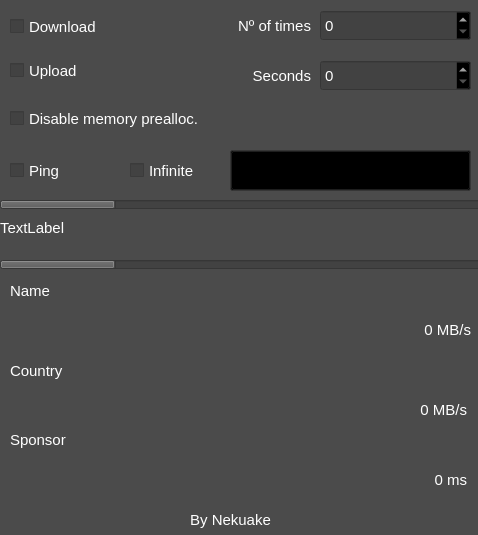
<?xml version="1.0" encoding="UTF-8"?>
<ui version="4.0">
 <class>MainWindow</class>
 <widget class="QMainWindow" name="MainWindow">
  <property name="geometry">
   <rect>
    <x>0</x>
    <y>0</y>
    <width>478</width>
    <height>535</height>
   </rect>
  </property>
  <property name="sizeIncrement">
   <size>
    <width>2</width>
    <height>2</height>
   </size>
  </property>
  <property name="baseSize">
   <size>
    <width>1</width>
    <height>1</height>
   </size>
  </property>
  <property name="palette">
   <palette>
    <active>
     <colorrole role="WindowText">
      <brush brushstyle="SolidPattern">
       <color alpha="255">
        <red>255</red>
        <green>255</green>
        <blue>255</blue>
       </color>
      </brush>
     </colorrole>
     <colorrole role="Button">
      <brush brushstyle="SolidPattern">
       <color alpha="255">
        <red>0</red>
        <green>0</green>
        <blue>0</blue>
       </color>
      </brush>
     </colorrole>
     <colorrole role="Light">
      <brush brushstyle="SolidPattern">
       <color alpha="255">
        <red>0</red>
        <green>0</green>
        <blue>0</blue>
       </color>
      </brush>
     </colorrole>
     <colorrole role="Midlight">
      <brush brushstyle="SolidPattern">
       <color alpha="255">
        <red>0</red>
        <green>0</green>
        <blue>0</blue>
       </color>
      </brush>
     </colorrole>
     <colorrole role="Dark">
      <brush brushstyle="SolidPattern">
       <color alpha="255">
        <red>0</red>
        <green>0</green>
        <blue>0</blue>
       </color>
      </brush>
     </colorrole>
     <colorrole role="Mid">
      <brush brushstyle="SolidPattern">
       <color alpha="255">
        <red>0</red>
        <green>0</green>
        <blue>0</blue>
       </color>
      </brush>
     </colorrole>
     <colorrole role="Text">
      <brush brushstyle="SolidPattern">
       <color alpha="255">
        <red>255</red>
        <green>255</green>
        <blue>255</blue>
       </color>
      </brush>
     </colorrole>
     <colorrole role="BrightText">
      <brush brushstyle="SolidPattern">
       <color alpha="255">
        <red>255</red>
        <green>255</green>
        <blue>255</blue>
       </color>
      </brush>
     </colorrole>
     <colorrole role="ButtonText">
      <brush brushstyle="SolidPattern">
       <color alpha="255">
        <red>0</red>
        <green>0</green>
        <blue>0</blue>
       </color>
      </brush>
     </colorrole>
     <colorrole role="Base">
      <brush brushstyle="SolidPattern">
       <color alpha="255">
        <red>66</red>
        <green>66</green>
        <blue>66</blue>
       </color>
      </brush>
     </colorrole>
     <colorrole role="Window">
      <brush brushstyle="SolidPattern">
       <color alpha="255">
        <red>75</red>
        <green>75</green>
        <blue>75</blue>
       </color>
      </brush>
     </colorrole>
     <colorrole role="Shadow">
      <brush brushstyle="SolidPattern">
       <color alpha="255">
        <red>0</red>
        <green>0</green>
        <blue>0</blue>
       </color>
      </brush>
     </colorrole>
     <colorrole role="Highlight">
      <brush brushstyle="SolidPattern">
       <color alpha="255">
        <red>97</red>
        <green>97</green>
        <blue>97</blue>
       </color>
      </brush>
     </colorrole>
     <colorrole role="AlternateBase">
      <brush brushstyle="SolidPattern">
       <color alpha="255">
        <red>0</red>
        <green>0</green>
        <blue>0</blue>
       </color>
      </brush>
     </colorrole>
     <colorrole role="ToolTipBase">
      <brush brushstyle="SolidPattern">
       <color alpha="255">
        <red>255</red>
        <green>255</green>
        <blue>220</blue>
       </color>
      </brush>
     </colorrole>
     <colorrole role="ToolTipText">
      <brush brushstyle="SolidPattern">
       <color alpha="255">
        <red>0</red>
        <green>0</green>
        <blue>0</blue>
       </color>
      </brush>
     </colorrole>
    </active>
    <inactive>
     <colorrole role="WindowText">
      <brush brushstyle="SolidPattern">
       <color alpha="255">
        <red>255</red>
        <green>255</green>
        <blue>255</blue>
       </color>
      </brush>
     </colorrole>
     <colorrole role="Button">
      <brush brushstyle="SolidPattern">
       <color alpha="255">
        <red>0</red>
        <green>0</green>
        <blue>0</blue>
       </color>
      </brush>
     </colorrole>
     <colorrole role="Light">
      <brush brushstyle="SolidPattern">
       <color alpha="255">
        <red>0</red>
        <green>0</green>
        <blue>0</blue>
       </color>
      </brush>
     </colorrole>
     <colorrole role="Midlight">
      <brush brushstyle="SolidPattern">
       <color alpha="255">
        <red>0</red>
        <green>0</green>
        <blue>0</blue>
       </color>
      </brush>
     </colorrole>
     <colorrole role="Dark">
      <brush brushstyle="SolidPattern">
       <color alpha="255">
        <red>0</red>
        <green>0</green>
        <blue>0</blue>
       </color>
      </brush>
     </colorrole>
     <colorrole role="Mid">
      <brush brushstyle="SolidPattern">
       <color alpha="255">
        <red>0</red>
        <green>0</green>
        <blue>0</blue>
       </color>
      </brush>
     </colorrole>
     <colorrole role="Text">
      <brush brushstyle="SolidPattern">
       <color alpha="255">
        <red>255</red>
        <green>255</green>
        <blue>255</blue>
       </color>
      </brush>
     </colorrole>
     <colorrole role="BrightText">
      <brush brushstyle="SolidPattern">
       <color alpha="255">
        <red>255</red>
        <green>255</green>
        <blue>255</blue>
       </color>
      </brush>
     </colorrole>
     <colorrole role="ButtonText">
      <brush brushstyle="SolidPattern">
       <color alpha="255">
        <red>0</red>
        <green>0</green>
        <blue>0</blue>
       </color>
      </brush>
     </colorrole>
     <colorrole role="Base">
      <brush brushstyle="SolidPattern">
       <color alpha="255">
        <red>66</red>
        <green>66</green>
        <blue>66</blue>
       </color>
      </brush>
     </colorrole>
     <colorrole role="Window">
      <brush brushstyle="SolidPattern">
       <color alpha="255">
        <red>75</red>
        <green>75</green>
        <blue>75</blue>
       </color>
      </brush>
     </colorrole>
     <colorrole role="Shadow">
      <brush brushstyle="SolidPattern">
       <color alpha="255">
        <red>0</red>
        <green>0</green>
        <blue>0</blue>
       </color>
      </brush>
     </colorrole>
     <colorrole role="Highlight">
      <brush brushstyle="SolidPattern">
       <color alpha="255">
        <red>97</red>
        <green>97</green>
        <blue>97</blue>
       </color>
      </brush>
     </colorrole>
     <colorrole role="AlternateBase">
      <brush brushstyle="SolidPattern">
       <color alpha="255">
        <red>0</red>
        <green>0</green>
        <blue>0</blue>
       </color>
      </brush>
     </colorrole>
     <colorrole role="ToolTipBase">
      <brush brushstyle="SolidPattern">
       <color alpha="255">
        <red>255</red>
        <green>255</green>
        <blue>220</blue>
       </color>
      </brush>
     </colorrole>
     <colorrole role="ToolTipText">
      <brush brushstyle="SolidPattern">
       <color alpha="255">
        <red>0</red>
        <green>0</green>
        <blue>0</blue>
       </color>
      </brush>
     </colorrole>
    </inactive>
    <disabled>
     <colorrole role="WindowText">
      <brush brushstyle="SolidPattern">
       <color alpha="255">
        <red>0</red>
        <green>0</green>
        <blue>0</blue>
       </color>
      </brush>
     </colorrole>
     <colorrole role="Button">
      <brush brushstyle="SolidPattern">
       <color alpha="255">
        <red>0</red>
        <green>0</green>
        <blue>0</blue>
       </color>
      </brush>
     </colorrole>
     <colorrole role="Light">
      <brush brushstyle="SolidPattern">
       <color alpha="255">
        <red>0</red>
        <green>0</green>
        <blue>0</blue>
       </color>
      </brush>
     </colorrole>
     <colorrole role="Midlight">
      <brush brushstyle="SolidPattern">
       <color alpha="255">
        <red>0</red>
        <green>0</green>
        <blue>0</blue>
       </color>
      </brush>
     </colorrole>
     <colorrole role="Dark">
      <brush brushstyle="SolidPattern">
       <color alpha="255">
        <red>0</red>
        <green>0</green>
        <blue>0</blue>
       </color>
      </brush>
     </colorrole>
     <colorrole role="Mid">
      <brush brushstyle="SolidPattern">
       <color alpha="255">
        <red>0</red>
        <green>0</green>
        <blue>0</blue>
       </color>
      </brush>
     </colorrole>
     <colorrole role="Text">
      <brush brushstyle="SolidPattern">
       <color alpha="255">
        <red>0</red>
        <green>0</green>
        <blue>0</blue>
       </color>
      </brush>
     </colorrole>
     <colorrole role="BrightText">
      <brush brushstyle="SolidPattern">
       <color alpha="255">
        <red>255</red>
        <green>255</green>
        <blue>255</blue>
       </color>
      </brush>
     </colorrole>
     <colorrole role="ButtonText">
      <brush brushstyle="SolidPattern">
       <color alpha="255">
        <red>0</red>
        <green>0</green>
        <blue>0</blue>
       </color>
      </brush>
     </colorrole>
     <colorrole role="Base">
      <brush brushstyle="SolidPattern">
       <color alpha="255">
        <red>75</red>
        <green>75</green>
        <blue>75</blue>
       </color>
      </brush>
     </colorrole>
     <colorrole role="Window">
      <brush brushstyle="SolidPattern">
       <color alpha="255">
        <red>75</red>
        <green>75</green>
        <blue>75</blue>
       </color>
      </brush>
     </colorrole>
     <colorrole role="Shadow">
      <brush brushstyle="SolidPattern">
       <color alpha="255">
        <red>0</red>
        <green>0</green>
        <blue>0</blue>
       </color>
      </brush>
     </colorrole>
     <colorrole role="Highlight">
      <brush brushstyle="SolidPattern">
       <color alpha="255">
        <red>0</red>
        <green>120</green>
        <blue>215</blue>
       </color>
      </brush>
     </colorrole>
     <colorrole role="AlternateBase">
      <brush brushstyle="SolidPattern">
       <color alpha="255">
        <red>0</red>
        <green>0</green>
        <blue>0</blue>
       </color>
      </brush>
     </colorrole>
     <colorrole role="ToolTipBase">
      <brush brushstyle="SolidPattern">
       <color alpha="255">
        <red>255</red>
        <green>255</green>
        <blue>220</blue>
       </color>
      </brush>
     </colorrole>
     <colorrole role="ToolTipText">
      <brush brushstyle="SolidPattern">
       <color alpha="255">
        <red>0</red>
        <green>0</green>
        <blue>0</blue>
       </color>
      </brush>
     </colorrole>
    </disabled>
   </palette>
  </property>
  <property name="font">
   <font>
    <family>Segoe UI Historic</family>
    <pointsize>11</pointsize>
   </font>
  </property>
  <property name="mouseTracking">
   <bool>false</bool>
  </property>
  <property name="contextMenuPolicy">
   <enum>Qt::DefaultContextMenu</enum>
  </property>
  <property name="windowTitle">
   <string>Internet Speed Monitor by Nekuake</string>
  </property>
  <property name="windowIcon">
   <iconset resource="icon.qrc">
    <normaloff>:/Icon/internet.ico</normaloff>:/Icon/internet.ico</iconset>
  </property>
  <property name="windowOpacity">
   <double>0.000000000000000</double>
  </property>
  <property name="autoFillBackground">
   <bool>false</bool>
  </property>
  <property name="tabShape">
   <enum>QTabWidget::Triangular</enum>
  </property>
  <property name="dockNestingEnabled">
   <bool>false</bool>
  </property>
  <property name="unifiedTitleAndToolBarOnMac">
   <bool>false</bool>
  </property>
  <widget class="QWidget" name="centralwidget">
   <widget class="QSpinBox" name="timespin">
    <property name="geometry">
     <rect>
      <x>320</x>
      <y>10</y>
      <width>151</width>
      <height>31</height>
     </rect>
    </property>
    <property name="maximum">
     <number>9999</number>
    </property>
   </widget>
   <widget class="QSpinBox" name="seconsspin">
    <property name="geometry">
     <rect>
      <x>320</x>
      <y>60</y>
      <width>151</width>
      <height>31</height>
     </rect>
    </property>
    <property name="maximum">
     <number>99999</number>
    </property>
   </widget>
   <widget class="QCheckBox" name="Downloadcheck">
    <property name="geometry">
     <rect>
      <x>10</x>
      <y>16</y>
      <width>141</width>
      <height>21</height>
     </rect>
    </property>
    <property name="text">
     <string>Download</string>
    </property>
   </widget>
   <widget class="QCheckBox" name="Uploadcheck">
    <property name="geometry">
     <rect>
      <x>10</x>
      <y>60</y>
      <width>91</width>
      <height>21</height>
     </rect>
    </property>
    <property name="text">
     <string>Upload</string>
    </property>
   </widget>
   <widget class="QLabel" name="timeslabel">
    <property name="geometry">
     <rect>
      <x>200</x>
      <y>10</y>
      <width>111</width>
      <height>31</height>
     </rect>
    </property>
    <property name="text">
     <string>Nº of times</string>
    </property>
    <property name="alignment">
     <set>Qt::AlignRight|Qt::AlignTrailing|Qt::AlignVCenter</set>
    </property>
   </widget>
   <widget class="QLabel" name="secondslabel">
    <property name="geometry">
     <rect>
      <x>200</x>
      <y>60</y>
      <width>111</width>
      <height>31</height>
     </rect>
    </property>
    <property name="text">
     <string>Seconds</string>
    </property>
    <property name="alignment">
     <set>Qt::AlignRight|Qt::AlignTrailing|Qt::AlignVCenter</set>
    </property>
   </widget>
   <widget class="QCheckBox" name="prealloccheck">
    <property name="geometry">
     <rect>
      <x>10</x>
      <y>110</y>
      <width>261</width>
      <height>17</height>
     </rect>
    </property>
    <property name="text">
     <string>Disable memory prealloc.</string>
    </property>
   </widget>
   <widget class="QCheckBox" name="pingcheck">
    <property name="geometry">
     <rect>
      <x>10</x>
      <y>160</y>
      <width>121</width>
      <height>21</height>
     </rect>
    </property>
    <property name="text">
     <string>Ping</string>
    </property>
   </widget>
   <widget class="QCheckBox" name="Infinitecheck">
    <property name="geometry">
     <rect>
      <x>130</x>
      <y>160</y>
      <width>91</width>
      <height>21</height>
     </rect>
    </property>
    <property name="text">
     <string>Infinite</string>
    </property>
   </widget>
   <widget class="QPushButton" name="runbutton">
    <property name="geometry">
     <rect>
      <x>230</x>
      <y>150</y>
      <width>241</width>
      <height>41</height>
     </rect>
    </property>
    <property name="palette">
     <palette>
      <active>
       <colorrole role="BrightText">
        <brush brushstyle="SolidPattern">
         <color alpha="255">
          <red>0</red>
          <green>0</green>
          <blue>0</blue>
         </color>
        </brush>
       </colorrole>
      </active>
      <inactive>
       <colorrole role="BrightText">
        <brush brushstyle="SolidPattern">
         <color alpha="255">
          <red>0</red>
          <green>0</green>
          <blue>0</blue>
         </color>
        </brush>
       </colorrole>
      </inactive>
      <disabled>
       <colorrole role="BrightText">
        <brush brushstyle="SolidPattern">
         <color alpha="255">
          <red>0</red>
          <green>0</green>
          <blue>0</blue>
         </color>
        </brush>
       </colorrole>
      </disabled>
     </palette>
    </property>
    <property name="font">
     <font>
      <pointsize>16</pointsize>
     </font>
    </property>
    <property name="text">
     <string>RUN</string>
    </property>
   </widget>
   <widget class="QProgressBar" name="overallprogress">
    <property name="geometry">
     <rect>
      <x>0</x>
      <y>200</y>
      <width>481</width>
      <height>9</height>
     </rect>
    </property>
    <property name="autoFillBackground">
     <bool>false</bool>
    </property>
    <property name="value">
     <number>24</number>
    </property>
    <property name="textVisible">
     <bool>false</bool>
    </property>
    <property name="invertedAppearance">
     <bool>false</bool>
    </property>
    <property name="format">
     <string/>
    </property>
   </widget>
   <widget class="QProgressBar" name="timeoutprogress">
    <property name="geometry">
     <rect>
      <x>0</x>
      <y>260</y>
      <width>481</width>
      <height>9</height>
     </rect>
    </property>
    <property name="value">
     <number>24</number>
    </property>
    <property name="textVisible">
     <bool>false</bool>
    </property>
    <property name="format">
     <string/>
    </property>
   </widget>
   <widget class="QLabel" name="statuslabel">
    <property name="geometry">
     <rect>
      <x>0</x>
      <y>220</y>
      <width>471</width>
      <height>16</height>
     </rect>
    </property>
    <property name="text">
     <string>TextLabel</string>
    </property>
   </widget>
   <widget class="QLabel" name="servername">
    <property name="geometry">
     <rect>
      <x>10</x>
      <y>280</y>
      <width>461</width>
      <height>21</height>
     </rect>
    </property>
    <property name="text">
     <string>Name</string>
    </property>
   </widget>
   <widget class="QLabel" name="countryname">
    <property name="geometry">
     <rect>
      <x>10</x>
      <y>360</y>
      <width>461</width>
      <height>21</height>
     </rect>
    </property>
    <property name="text">
     <string>Country</string>
    </property>
   </widget>
   <widget class="QLabel" name="sponsorname">
    <property name="geometry">
     <rect>
      <x>10</x>
      <y>430</y>
      <width>461</width>
      <height>20</height>
     </rect>
    </property>
    <property name="text">
     <string>Sponsor</string>
    </property>
   </widget>
   <widget class="QLabel" name="resultdown">
    <property name="geometry">
     <rect>
      <x>20</x>
      <y>320</y>
      <width>451</width>
      <height>20</height>
     </rect>
    </property>
    <property name="text">
     <string>0 MB/s</string>
    </property>
    <property name="alignment">
     <set>Qt::AlignRight|Qt::AlignTrailing|Qt::AlignVCenter</set>
    </property>
   </widget>
   <widget class="QLabel" name="resultupload">
    <property name="geometry">
     <rect>
      <x>36</x>
      <y>400</y>
      <width>431</width>
      <height>20</height>
     </rect>
    </property>
    <property name="text">
     <string>0 MB/s</string>
    </property>
    <property name="alignment">
     <set>Qt::AlignRight|Qt::AlignTrailing|Qt::AlignVCenter</set>
    </property>
   </widget>
   <widget class="QLabel" name="resultping">
    <property name="geometry">
     <rect>
      <x>16</x>
      <y>470</y>
      <width>451</width>
      <height>20</height>
     </rect>
    </property>
    <property name="text">
     <string>0 ms</string>
    </property>
    <property name="alignment">
     <set>Qt::AlignRight|Qt::AlignTrailing|Qt::AlignVCenter</set>
    </property>
   </widget>
   <widget class="QLabel" name="label_7">
    <property name="geometry">
     <rect>
      <x>0</x>
      <y>510</y>
      <width>461</width>
      <height>20</height>
     </rect>
    </property>
    <property name="text">
     <string>By Nekuake</string>
    </property>
    <property name="alignment">
     <set>Qt::AlignCenter</set>
    </property>
   </widget>
  </widget>
 </widget>
 <resources>
  <include location="icon.qrc"/>
 </resources>
 <connections/>
</ui>
